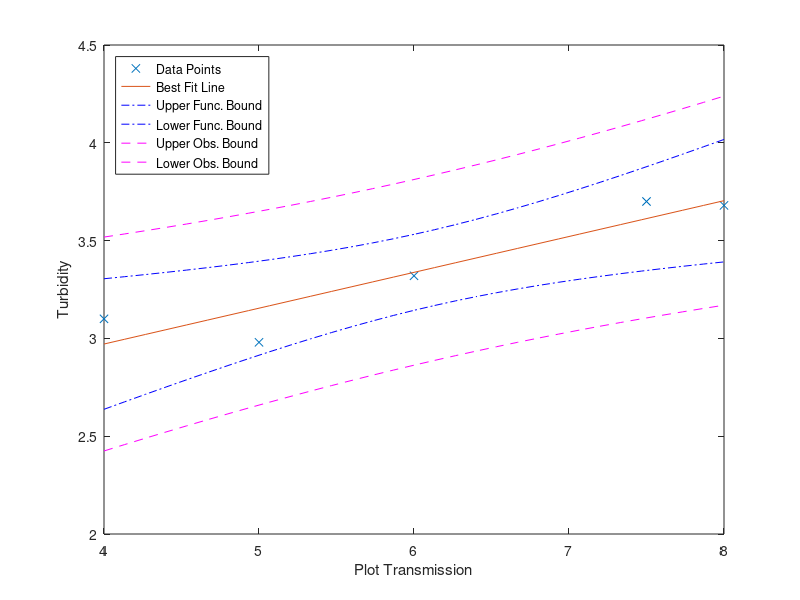

This chart was generated by the following MATLAB code:
% Script for the linear fit of data. The independent values are
% in the x array and the matched dependent values are in the y array. This
% script does not use MATLAB's built-in fitting functions, but uses the
% formulas from the videos/class notes.
% You also need to enter the confidence level, typically 95%. The values
% that are calculated and displayed are:
% 1. Beta_hat_1 (the best-fit slope)
% 2. Beta_hat_0 (the best-fit y-intercept)
% 3. The Root Mean Square Residual, Se
% 4. The Standard Error for beta0, Sbeta0
% 5. The Standard Error for beta1, Sbeta1
% 6. The confidence intervals for beta1 and beta0.
% After calculating these quantities, the script plots the original data,
% the best fit line, and the upper and lower bounds for the confidence
% interval on the best fit line.

% test
transmission_data = [7.5 4 6 5 8]; %REPLACE WITH OUR DATA
turbidity = [3.70 3.10 3.32 2.98 3.68]; %REPLACE WITH OUR DATA

x = transmission_data; 
y = turbidity; 
confLev = 0.95; % The confidence level
N = length(y); % The number of data points
xbar = mean(x);
ybar = mean(y);

%sum of squared differences
Sxx = dot((x-xbar),(x-xbar));
%Sxx = (x-xbar)*transpose(x-xbar);
% beta1 is the estimated best slope of the best-fit line
beta1 = dot((x-xbar),(y-ybar))/Sxx
% beta1 = ((x-xbar)*transpose(y-ybar))/Sxx
% beta0 is the estimated best-fit y-intercept of the best fit line
beta0 = ybar - beta1*xbar

%fitted data
yfit = beta0 + beta1*x;
%sum of the squared residuals
SSE = dot((y - yfit),(y - yfit)) % Sum of the squared residuals
% SSE = (y - yfit)*transpose(y - yfit) % Sum of the squared residuals
Se = sqrt(SSE/(N-2)) % The Root Mean Square Residual
%Sample standard error for beta0 and beta1
Sbeta0 = Se*sqrt(1/N + xbar^2/Sxx)
Sbeta1 = Se/sqrt(Sxx)

% tinv defaults to 1-sided test. We need 2-sises, hence:(1-0.5*(1-confLev))
StdT = tinv((1-0.5*(1-confLev)),N-2) % The Student's t factor
lambdaBeta1 = StdT*Sbeta1 % The 1/2 confidence interval on beta1
lambdaBeta0 = StdT*Sbeta0 % The 1/2 confidence interval on beta0

%plotting
range = max(x) - min(x);
xplot = min(x):range/30:max(x); % Generate array for plotting
yplot = beta0 + beta1*xplot; % Generate array for plotting

%functional range
Syhat = Se*sqrt(1/N + (xplot - xbar).*(xplot - xbar)/Sxx);
lambdayhat = StdT*Syhat;

%observational range
Sy = Se*sqrt(1+1/N + (xplot - xbar).*(xplot - xbar)/Sxx);
lambday = StdT*Sy;

figure()
plot(x,y,'x')
hold on
%best fit line
plot(xplot,yplot)
%functional high side, functional low side (blue)
plot(xplot,yplot+lambdayhat,'-.b',xplot,yplot-lambdayhat,'-.b')
%observational high side, observational low side (magenta)
plot(xplot,yplot+lambday,'--m',xplot,yplot-lambday,'--m')
xlabel('Plot Transmission')
ylabel('Turbidity')
if beta1 > 0 % Fix legend location
    location = 'northwest';
else
    location = 'northeast';
end
legend('Data Points','Best Fit Line','Upper Func. Bound',...
    'Lower Func. Bound', 'Upper Obs. Bound', 'Lower Obs. Bound',...
    'Location', location)
